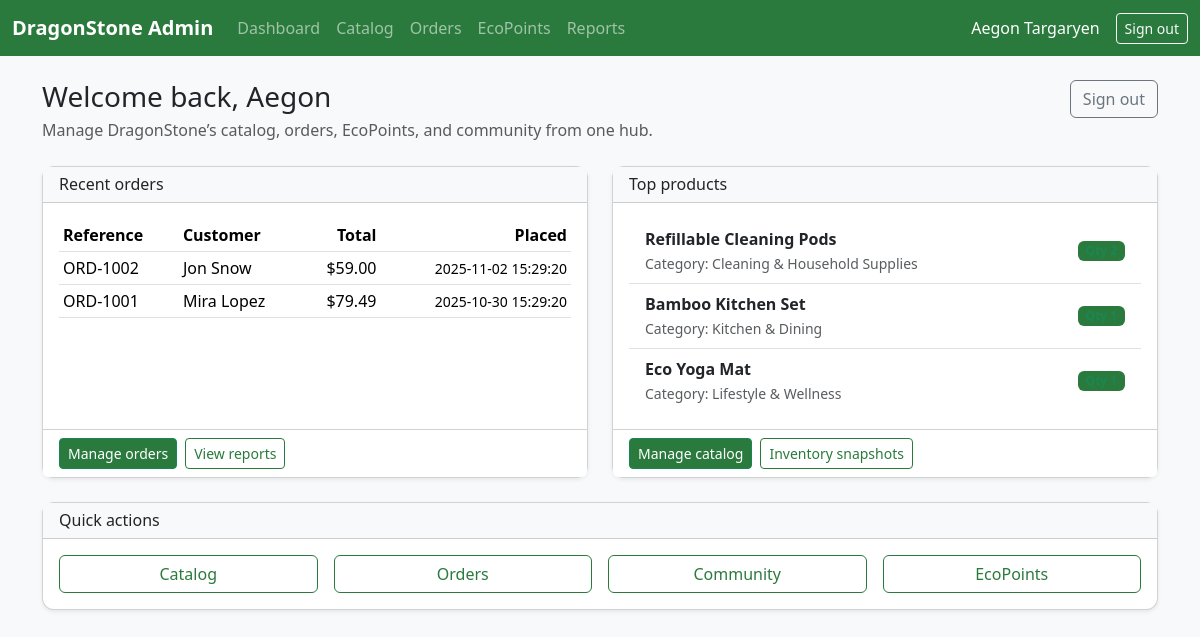
Page /admin/dashboard.php (signed in) on the committed database.
### tables this page shows
CREATE TABLE orders (
    id INT UNSIGNED AUTO_INCREMENT PRIMARY KEY,
    customer_id INT UNSIGNED NOT NULL,
    order_reference VARCHAR(40) NOT NULL UNIQUE,
    subtotal DECIMAL(10,2) NOT NULL,
    discount_total DECIMAL(10,2) NOT NULL DEFAULT 0,
    total DECIMAL(10,2) NOT NULL,
    total_converted DECIMAL(10,2) NOT NULL DEFAULT 0,
    currency_code CHAR(3) NOT NULL DEFAULT 'USD',
    currency_rate DECIMAL(10,6) NOT NULL DEFAULT 1.000000,
    eco_points_awarded INT DEFAULT 0,
    eco_points_redeemed INT DEFAULT 0,
    status ENUM('pending','paid','shipped','completed','cancelled') DEFAULT 'pending',
    placed_at DATETIME NOT NULL DEFAULT CURRENT_TIMESTAMP,
    FOREIGN KEY (customer_id) REFERENCES customers(id)
        ON DELETE CASCADE ON UPDATE CASCADE
);

CREATE TABLE customers (
    id INT UNSIGNED AUTO_INCREMENT PRIMARY KEY,
    first_name VARCHAR(60) NOT NULL,
    last_name VARCHAR(60) NOT NULL,
    email VARCHAR(120) NOT NULL UNIQUE,
    password_hash VARCHAR(255) NOT NULL,
    phone VARCHAR(40) NULL,
    city VARCHAR(120) NULL,
    country VARCHAR(120) NULL,
    eco_points INT DEFAULT 0,
    created_at TIMESTAMP DEFAULT CURRENT_TIMESTAMP,
    updated_at TIMESTAMP DEFAULT CURRENT_TIMESTAMP ON UPDATE CURRENT_TIMESTAMP
);

### src/helpers.php (called while the page is built, shortened)
<?php
function renderAdmin(string $view, array $data = []): void
{
    $baseViewPath = __DIR__ . '/views/';
    $viewPath = $baseViewPath . $view . '.php';
    $defaultData = [
        'appName' => $_ENV['APP_NAME'] ?? 'DragonStone Admin',
        'baseUrl' => $_ENV['APP_URL'] ?? '/',
        'flash' => pull_flash(),
        'adminName' => $_SESSION['admin_name'] ?? 'Team Member',
        'permissions' => $data['permissions'] ?? [],
        'activeCurrency' => CurrencyService::getActiveCurrency(),
    ];
    extract(array_merge($defaultData, $data));
    require $baseViewPath . 'layout/admin-header.php';
    require $viewPath;
    require $baseViewPath . 'layout/admin-footer.php';
}
function format_currency(float $amount, string $currency = 'USD'): string
{
    return CurrencyService::format($amount, $currency);
}
function pull_flash(): ?array
{
    return null;
}

### admin/dashboard.php (called while the page is built, shortened)
<?php
$basePath = realpath(__DIR__ . '/..');
require_once $basePath . '/src/helpers.php';
$pdo = databaseConnection();
$adminId = AdminAuth::id();
$admin = AdminRepository::findById($pdo, $adminId ?? 0);
$permissions = AdminRepository::permissions($pdo, $adminId ?? 0);
$recentOrders = $pdo->query(
    'SELECT o.order_reference, o.total, o.placed_at, c.first_name, c.last_name
     FROM orders o
     INNER JOIN customers c ON o.customer_id = c.id
     ORDER BY o.placed_at DESC LIMIT 5'
)->fetchAll() ?: [];
$topProducts = $pdo->query(
    'SELECT p.name, c.name AS category, SUM(oi.quantity) AS total_qty
     FROM order_items oi
     INNER JOIN products p ON oi.product_id = p.id
     INNER JOIN categories c ON p.category_id = c.id
     GROUP BY p.id, p.name, c.name
     ORDER BY total_qty DESC
     LIMIT 5'
)->fetchAll() ?: [];
renderAdmin('admin/dashboard', [
    'title' => 'Admin Dashboard',
    'admin' => $admin,
    'permissions' => $permissions,
    'recentOrders' => $recentOrders,
    'topProducts' => $topProducts,
]);

### src/Auth/AdminAuth.php (called while the page is built, shortened)
<?php
class AdminAuth
{
    public static function id(): ?int
    {
        return $_SESSION[self::SESSION_KEY] ?? null;
    }
}

### src/Repositories/AdminRepository.php (called while the page is built, shortened)
<?php
class AdminRepository
{
    public static function findById(PDO $pdo, int $id): ?array
    {
        $stmt = $pdo->prepare('SELECT * FROM admin_users WHERE id = :id AND is_active = 1 LIMIT 1');
        $stmt->bindValue(':id', $id, PDO::PARAM_INT);
        $stmt->execute();
        $admin = $stmt->fetch();
        return $admin ?: null;
    }
}

### src/Services/CurrencyService.php (called while the page is built, shortened)
<?php
final class CurrencyService
{
    public static function getActiveCurrency(): string
    {
        $code = $_SESSION[self::SESSION_KEY] ?? self::BASE_CURRENCY;
        return $code;
    }
    public static function format(float $amount, ?string $currency = null): string
    {
        $currency = $currency ? strtoupper($currency) : self::getActiveCurrency();
        $formatter = numfmt_create('en_US', \NumberFormatter::CURRENCY);
        $formatted = numfmt_format_currency($formatter, $amount, $currency);
        return $formatted !== false ? $formatted : sprintf('%s %.2f', $currency, $amount);
    }
}

### src/views/admin/dashboard.php (the view, shortened to what this page needs)
<div class="row mb-4">
    <div class="col">
        <h2 class="h3 mb-1">Welcome back<?= $admin ? ', ' . htmlspecialchars($admin['first_name']) : '' ?></h2>
        <p class="text-muted mb-0">Manage DragonStone’s catalog, orders, EcoPoints, and community from one hub.</p>
    </div>
    <div class="col-auto">
        <a class="btn btn-outline-secondary" href="/assignment-ecommerce/prototype/public/admin/logout.php">Sign out</a>
    </div>
</div>
<div class="row g-4">
    <div class="col-lg-6">
        <div class="card shadow-sm h-100">
            <div class="card-header bg-light">
                <h3 class="h6 mb-0">Recent orders</h3>
            </div>
            <div class="card-body">
                <?php if (empty($recentOrders)): ?>
                    <p class="text-muted">No orders have been placed yet.</p>
                <?php else: ?>
                    <div class="table-responsive">
                        <table class="table table-sm">
                            <thead>
                            <tr>
                                <th>Reference</th>
                                <th>Customer</th>
                                <th class="text-end">Total</th>
                                <th class="text-end">Placed</th>
                            </tr>
                            </thead>
                            <tbody>
                            <?php foreach ($recentOrders as $order): ?>
                                <tr>
                                    <td><?= htmlspecialchars($order['order_reference']) ?></td>
                                    <td><?= htmlspecialchars($order['first_name'] . ' ' . $order['last_name']) ?></td>
                                    <td class="text-end"><?= htmlspecialchars(format_currency((float)$order['total'])) ?></td>
                                    <td class="text-end"><small><?= htmlspecialchars($order['placed_at']) ?></small></td>
                                </tr>
                            <?php endforeach; ?>
                            </tbody>
                        </table>
                    </div>
                <?php endif; ?>
            </div>
            <div class="card-footer bg-white d-flex gap-2">
                <a class="btn btn-sm btn-success" href="orders.php">Manage orders</a>
                <a class="btn btn-sm btn-outline-success" href="reports.php">View reports</a>
            </div>
        </div>
    </div>
    <div class="col-lg-6">
        <div class="card shadow-sm h-100">
            <div class="card-header bg-light">
                <h3 class="h6 mb-0">Top products</h3>
            </div>
            <div class="card-body">
                <?php if (empty($topProducts)): ?>
                    <p class="text-muted">Sales data will populate here as orders come in.</p>
                <?php else: ?>
                    <ul class="list-group list-group-flush">
                        <?php foreach ($topProducts as $product): ?>
                            <li class="list-group-item d-flex justify-content-between align-items-center">
                                <div>
                                    <div class="fw-semibold"><?= htmlspecialchars($product['name']) ?></div>
                                    <small class="text-muted">Category: <?= htmlspecialchars($product['category']) ?></small>
                                </div>
                                <span class="badge bg-success bg-opacity-10 text-success">Qty <?= (int)$product['total_qty'] ?></span>
                            </li>
                        <?php endforeach; ?>
                    </ul>
                <?php endif; ?>
            </div>
            <div class="card-footer bg-white d-flex gap-2">
                <a class="btn btn-sm btn-success" href="catalog.php">Manage catalog</a>
                <a class="btn btn-sm btn-outline-success" href="inventory.php">Inventory snapshots</a>
            </div>
        </div>
    </div>
</div>
<div class="card shadow-sm mt-4">
    <div class="card-header bg-light">
        <h3 class="h6 mb-0">Quick actions</h3>
    </div>
    <div class="card-body">
        <div class="row g-3">
            <div class="col-md-3">
                <a class="btn btn-outline-success w-100" href="catalog.php">Catalog</a>
            </div>
            <div class="col-md-3">
                <a class="btn btn-outline-success w-100" href="orders.php">Orders</a>
            </div>
            <div class="col-md-3">
                <a class="btn btn-outline-success w-100" href="community.php">Community</a>
            </div>
            <div class="col-md-3">
                <a class="btn btn-outline-success w-100" href="ecopoints.php">EcoPoints</a>
            </div>
        </div>
    </div>
</div>

### admin/assets/admin.css (style rules this page uses)
html, body { height: 100%; }
body { background-color: #f4f7f2; display: flex; flex-direction: column; }
.card { border-radius: 0.75rem; }
.btn-success, .bg-success { background-color: #2b7a3d !important; }
.btn-outline-success { color: #2b7a3d; border-color: #2b7a3d; }

### rows in the picture
orders: order_reference "ORD-1002", customer.last_name "Jon Snow", total "$59.00", placed_at "2025-11-02 15:29:20"
orders: order_reference "ORD-1001", customer.last_name "Mira Lopez", total "$79.49", placed_at "2025-10-30 15:29:20"

### other values in the picture
$adminName "Aegon Targaryen"
$admin['first_name'] "Aegon"
$product['name'] "Refillable Cleaning Pods"
$product['category'] "Cleaning & Household Supplies"
$product['name'] "Bamboo Kitchen Set"
$product['category'] "Kitchen & Dining"
$product['name'] "Eco Yoga Mat"
$product['category'] "Lifestyle & Wellness"
